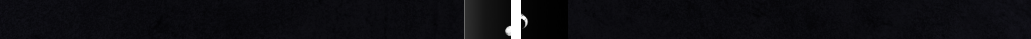
#> input picture IRUS Neural (old gui)/1.png, 1031 x 39 px; its folder holds only this picture in this run
$ python test_lines.py
#> lines starting #> are read from the running program, lines starting #| are printed output that depends on the picture; after the words box and inside, x2 and y2 are one past the last pixel; in counts of white or black regions, pixels touching at a corner belong together
import os
import numpy as np
from PIL import Image
import cv2

# Create Processed folder if it doesn't exist
os.makedirs('Processed', exist_ok=True)

# Process images 1.png through 4.png
for i in range(1, 5):
    input_file = f"{i}.png"
    step0_file = f"Processed/step0_{i}_blurred.png"
    step1_file = f"Processed/step1_{i}_canny_multichannel.png"

    try:
        # Open image
        img = Image.open(input_file)
#> img is the input picture: PIL image 1031x39 RGB; mean R, G, B 13.9, 13.9, 17.8
        img_array = np.array(img)

        # Step 0: Apply Gaussian blur
        blurred = cv2.GaussianBlur(img_array, (5, 5), 0)
        Image.fromarray(blurred).save(step0_file)
        print(f"Step 0: {input_file} -> {step0_file}")

        # Multi-channel Canny (apply to each RGB channel and combine)
        if len(blurred.shape) == 3:
            canny_r = cv2.Canny(blurred[:,:,0], 5, 30)
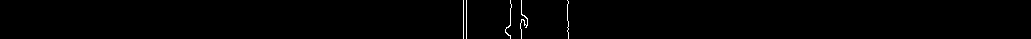
#> canny_r: shape (39, 1031); 0.57% white in thin lines or dots, all inside (x1, y1, x2, y2) = (463, 0, 569, 39)
            canny_g = cv2.Canny(blurred[:,:,1], 5, 30)
            canny_b = cv2.Canny(blurred[:,:,2], 5, 30)
            canny_multichannel = cv2.bitwise_or(canny_r, cv2.bitwise_or(canny_g, canny_b))
        else:
            # If grayscale, just use regular Canny
            canny_multichannel = cv2.Canny(blurred, 5, 30)

        Image.fromarray(canny_multichannel).save(step1_file)
        print(f"Step 1: {step0_file} -> {step1_file}")

        # Step 2: Keep only columns that have more white than black
        step2_file = f"Processed/step2_{i}_filtered_columns.png"

        height, width = canny_multichannel.shape
#> height = 39; width = 1031

        # Create output image (start with black)
        filtered_image = np.zeros_like(canny_multichannel)

        # Check each column
        for col in range(width):
            column_pixels = canny_multichannel[:, col]
            white_count = np.sum(column_pixels > 0)

            # Keep column if at least 50% white
            if white_count >= height * 0.5:
                filtered_image[:, col] = column_pixels
#> this loop made 1031 passes
#> white_count on passes 1 to 3: 0, 0, 0
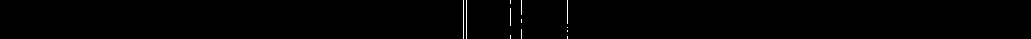
#> filtered_image: shape (39, 1031); 0.41% white in thin lines or dots, all inside (x1, y1, x2, y2) = (463, 0, 568, 39)

        Image.fromarray(filtered_image).save(step2_file)
        print(f"Step 2: {step1_file} -> {step2_file}")

        # Step 3: Combine nearby columns (within 5 pixels) into single lines
        step3_file = f"Processed/step3_{i}_combined_lines.png"

        # Find columns that have white pixels
        columns_with_white = []
        for col in range(width):
            if np.any(filtered_image[:, col] > 0):
                columns_with_white.append(col)
#> after the loop, columns_with_white = [463, 466, 510, 521, 567]

        # Create output image (start with black)
        combined_image = np.zeros_like(filtered_image)

        # Group nearby columns (within 5 pixels)
        if len(columns_with_white) > 0:
            used = set()
            for col in columns_with_white:
                if col in used:
                    continue

                # Find all columns within 5 pixels
                group = [col]
                for other_col in columns_with_white:
                    if other_col != col and abs(other_col - col) <= 5 and other_col not in used:
                        group.append(other_col)

                # Mark all in group as used
                for g in group:
                    used.add(g)

                # Calculate center column for this group
                center_col = int(np.mean(group))

                # Combine all columns in group to center column (OR operation)
                combined_column = np.zeros(height, dtype=np.uint8)
                for g in group:
                    combined_column = np.bitwise_or(combined_column, filtered_image[:, g])

                # Place combined column at center position
                combined_image[:, center_col] = combined_column
#> this loop made 5 passes
#> (col, center_col) on passes 1, 3, 4, 5: (463, 464), (510, 510), (521, 521), (567, 567)
#> col on pass 2: 466
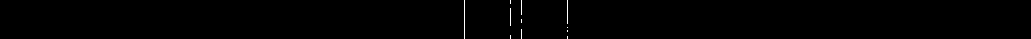
#> combined_image: shape (39, 1031); 0.31% white in thin lines or dots, all inside (x1, y1, x2, y2) = (464, 0, 568, 39)
#> after the loop, used = 5 items

        Image.fromarray(combined_image).save(step3_file)
        print(f"Step 3: {step2_file} -> {step3_file}")

        # Final output: Get X coordinates of leftmost and rightmost lines
        final_columns = []
        for col in range(width):
            if np.any(combined_image[:, col] > 0):
                final_columns.append(col)
#> after the loop, final_columns = [464, 510, 521, 567]

        if len(final_columns) >= 2:
            leftmost_x = min(final_columns)
#> leftmost_x = 464
            rightmost_x = max(final_columns)
#> rightmost_x = 567
            print(f"Final: Leftmost line X = {leftmost_x}, Rightmost line X = {rightmost_x}")
#| Final: Leftmost line X = 464, Rightmost line X = 567
        elif len(final_columns) == 1:
            print(f"Final: Only one line found at X = {final_columns[0]}")
        else:
            print(f"Final: No lines detected")

    except FileNotFoundError:
        print(f"Warning: {input_file} not found, skipping...")
    except Exception as e:
        print(f"Error processing {input_file}: {e}")

print("\nProcessing complete!")
